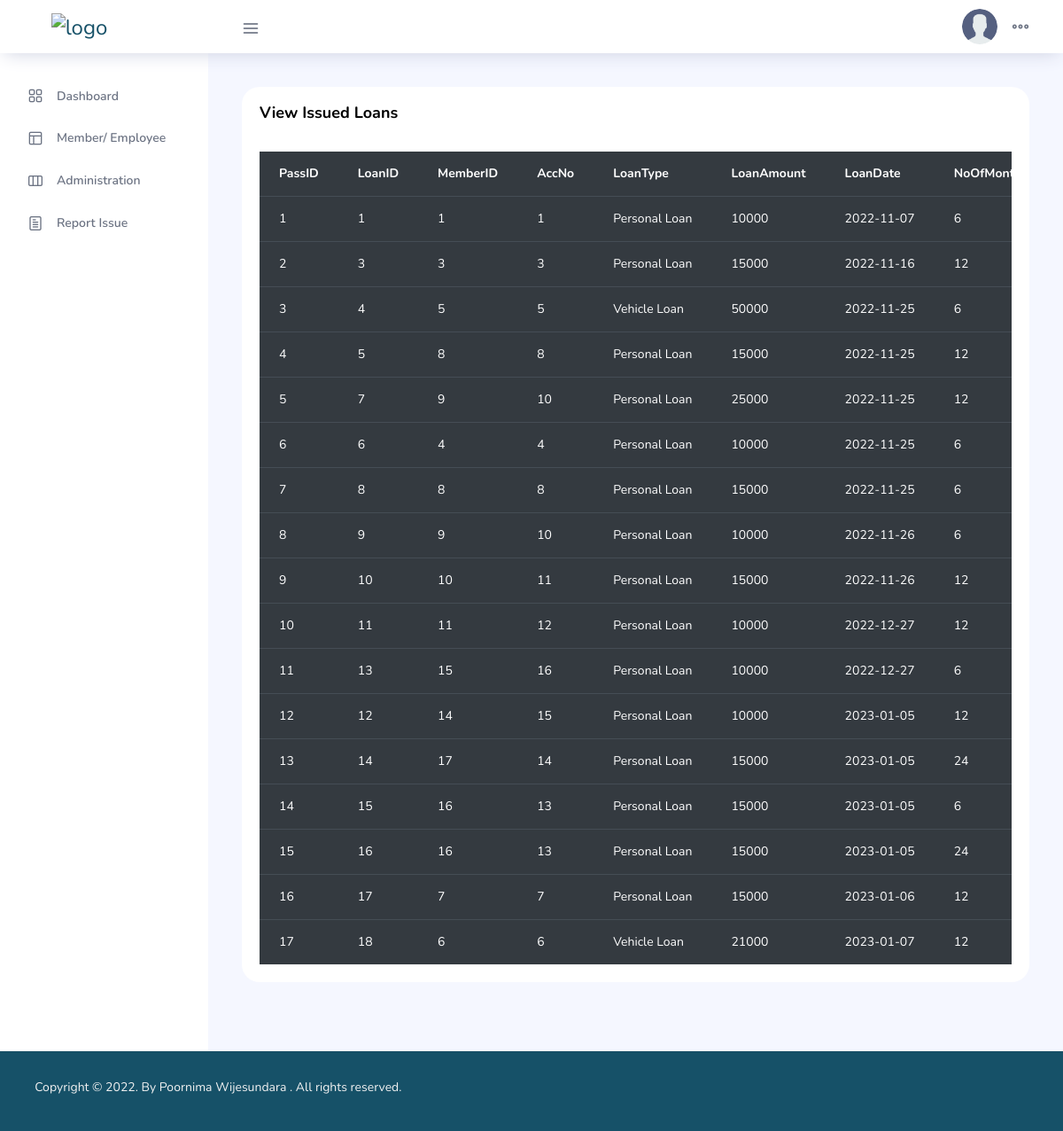
The page /Fisheries/IssuedLoansBank.php (signed in) on the database its author committed.
### tables this page shows
CREATE TABLE `pass_loans` (
  `PassID` int(11) NOT NULL,
  `LoanID` int(11) NOT NULL,
  `MemberID` int(11) NOT NULL,
  `AccNo` int(11) NOT NULL,
  `Description` varchar(100) NOT NULL,
  `LoanAmount` int(11) NOT NULL,
  `LoanDate` date NOT NULL,
  `NoOfMonths` int(11) NOT NULL,
  `Interest` varchar(100) NOT NULL,
  `MonthlyInstallment` varchar(100) NOT NULL,
  `TotalWithInterest` varchar(100) NOT NULL,
  `PaidStatus` varchar(30) NOT NULL,
  `CreatedDate` datetime NOT NULL DEFAULT current_timestamp(),
  `CreatedBy` int(11) NOT NULL
);

### Fisheries/IssuedLoansBank.php (the view, shortened to what this page needs)
<!DOCTYPE html>
<html lang="en">
<head>
    <link rel="stylesheet" href="vendors/feather/feather.css">
    <link rel="stylesheet" href="vendors/ti-icons/css/themify-icons.css">
    <link rel="stylesheet" href="vendors/css/vendor.bundle.base.css">
    <link rel="stylesheet" href="vendors/datatables.net-bs4/dataTables.bootstrap4.css">
    <link rel="stylesheet" href="vendors/ti-icons/css/themify-icons.css">
    <link rel="stylesheet" type="text/css" href="js/select.dataTables.min.css">
    <link rel="stylesheet" href="css/vertical-layout-light/style.css">
</head>
<?php
include_once("db_connect.php");
?>
<body>
    <div class="container-scroller">
        <?php
        include_once("Componants/TopNavBar.php");
        ?>
        <div class="container-fluid page-body-wrapper">
            <?php
            include_once("Componants/NavBar.php");
            ?>
            <div class="main-panel">
                <div class="content-wrapper">
                    <div class="row">
                        <div class="col-lg-12 grid-margin stretch-card">
                            <div class="card">
                                <div class="card-body">
                                    <h4 class="card-title">View Issued Loans</h4>
                                    <div class="table-responsive pt-3">
                                        <table class="table table-dark">
                                            <thead>
                                                <tr>
                                                    <th>
                                                        PassID
                                                    </th>
                                                    <th>
                                                        LoanID
                                                    </th>
                                                    <th>
                                                        MemberID
                                                    </th>
                                                    <th>
                                                        AccNo
                                                    </th>
                                                    <th>
                                                        LoanType
                                                    </th>
                                                    <th>
                                                        LoanAmount
                                                    </th>
                                                    <th>
                                                        LoanDate
                                                    </th>
                                                    <th>
                                                        NoOfMonths
                                                    </th>
                                                </tr>
                                            </thead>
                                            <tbody>
                                                <?php
                                                $sql = "SELECT * FROM pass_loans";
                                                $resultset = mysqli_query($conn, $sql) or die("database error:" . mysqli_error($conn));
                                                while ($record = mysqli_fetch_assoc($resultset)) {
                                                ?>
                                                    <tr>
                                                        <td>
                                                            <?php echo $record['PassID']; ?>
                                                        </td>
                                                        <td>
                                                            <?php echo $record['LoanID']; ?>
                                                        </td>
                                                        <td>
                                                            <?php echo $record['MemberID']; ?>
                                                        </td>
                                                        <td>
                                                            <?php echo $record['AccNo']; ?>
                                                        </td>
                                                        <td>
                                                            <?php echo $record['Description']; ?>
                                                        </td>
                                                        <td>
                                                            <?php echo $record['LoanAmount']; ?>
                                                        </td>
                                                        <td>
                                                            <?php echo $record['LoanDate']; ?>
                                                        </td>
                                                        <td>
                                                            <?php echo $record['NoOfMonths']; ?>
                                                        </td>
                                                    </tr>
                                                <?php
                                                } ?>
                                            </tbody>
                                        </table>
                                    </div>
                                </div>
                            </div>
                        </div>
                    </div>
                </div>
            </div>
        </div>
    </div>
    <footer class="footer" style="background-color: #165168 ;color:azure">
        <div class="d-sm-flex justify-content-center justify-content-sm-between">
            <span class="text-muted text-center text-sm-left d-block d-sm-inline-block">
                <p style="color:#f2f2f2;">Copyright © 2022. By <a href="" target="_blank" style="color:#f2f2f2;">Poornima Wijesundara</a> . All rights reserved.</p>
            </span>
        </div>
    </footer>
</body>
</html>

### rows shown on the page
pass_loans: PassID "1", LoanID "1", MemberID "1", AccNo "1", Description "Personal Loan", LoanAmount "10000", LoanDate "2022-11-07", NoOfMonths "6"
pass_loans: PassID "2", LoanID "3", MemberID "3", AccNo "3", Description "Personal Loan", LoanAmount "15000", LoanDate "2022-11-16", NoOfMonths "12"
pass_loans: PassID "3", LoanID "4", MemberID "5", AccNo "5", Description "Vehicle Loan", LoanAmount "50000", LoanDate "2022-11-25", NoOfMonths "6"
pass_loans: PassID "4", LoanID "5", MemberID "8", AccNo "8", Description "Personal Loan", LoanAmount "15000", LoanDate "2022-11-25", NoOfMonths "12"
pass_loans: PassID "5", LoanID "7", MemberID "9", AccNo "10", Description "Personal Loan", LoanAmount "25000", LoanDate "2022-11-25", NoOfMonths "12"
pass_loans: PassID "6", LoanID "6", MemberID "4", AccNo "4", Description "Personal Loan", LoanAmount "10000", LoanDate "2022-11-25", NoOfMonths "6"
pass_loans: PassID "7", LoanID "8", MemberID "8", AccNo "8", Description "Personal Loan", LoanAmount "15000", LoanDate "2022-11-25", NoOfMonths "6"
pass_loans: PassID "8", LoanID "9", MemberID "9", AccNo "10", Description "Personal Loan", LoanAmount "10000", LoanDate "2022-11-26", NoOfMonths "6"
pass_loans: PassID "9", LoanID "10", MemberID "10", AccNo "11", Description "Personal Loan", LoanAmount "15000", LoanDate "2022-11-26", NoOfMonths "12"
pass_loans: PassID "10", LoanID "11", MemberID "11", AccNo "12", Description "Personal Loan", LoanAmount "10000", LoanDate "2022-12-27", NoOfMonths "12"
pass_loans: PassID "11", LoanID "13", MemberID "15", AccNo "16", Description "Personal Loan", LoanAmount "10000", LoanDate "2022-12-27", NoOfMonths "6"
pass_loans: PassID "12", LoanID "12", MemberID "14", AccNo "15", Description "Personal Loan", LoanAmount "10000", LoanDate "2023-01-05", NoOfMonths "12"
pass_loans: PassID "13", LoanID "14", MemberID "17", AccNo "14", Description "Personal Loan", LoanAmount "15000", LoanDate "2023-01-05", NoOfMonths "24"
pass_loans: PassID "14", LoanID "15", MemberID "16", AccNo "13", Description "Personal Loan", LoanAmount "15000", LoanDate "2023-01-05", NoOfMonths "6"
pass_loans: PassID "15", LoanID "16", MemberID "16", AccNo "13", Description "Personal Loan", LoanAmount "15000", LoanDate "2023-01-05", NoOfMonths "24"
pass_loans: PassID "16", LoanID "17", MemberID "7", AccNo "7", Description "Personal Loan", LoanAmount "15000", LoanDate "2023-01-06", NoOfMonths "12"
pass_loans: PassID "17", LoanID "18", MemberID "6", AccNo "6", Description "Vehicle Loan", LoanAmount "21000", LoanDate "2023-01-07", NoOfMonths "12"
